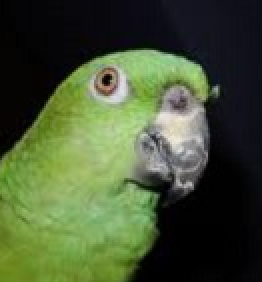
#> input picture beo.png, 131 x 141 px (shown 2 times larger)
$ jupyter execute Grayscale.ipynb
#> lines starting #> are read from the running program, lines starting #| are printed output that depends on the picture
grayscale

[cell 1]
import cv2

# Load our input image
image = cv2.imread('beo.png')
#> image is the input picture: shape (141, 131, 3); mean B, G, R 52.1, 83.4, 69.4
cv2.imshow('Original', image)
cv2.waitKey()

# We use cvtColor, to convert to grayscale
gray_image = cv2.cvtColor(image, cv2.COLOR_BGR2GRAY)
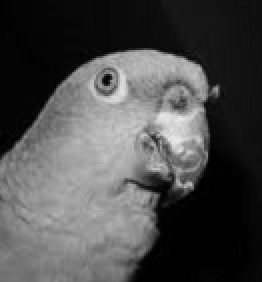
#> gray_image: shape (141, 131) (shown 2 times larger); min 0, max 235, mean 75.6

cv2.imshow('Grayscale', gray_image)
cv2.waitKey(3)
cv2.destroyAllWindows()

# printing out the dimensions of the image
# entering an array and it contains a tuple
# Two dimensions of height and widths
# the third column represent the rgb values of the image
print(image.shape)
#| (141, 131, 3)

# Isolating the height and the width
print("Height of Image:", int(image.shape[0]), 'pixels')
#| Height of Image: 141 pixels
print("Widht of Image:", int(image.shape[1]), 'pixels')
#| Widht of Image: 131 pixels

# saving images
# cv2.imwrite('output.jpg', image)
# cv2.imwrite('output.png', image)
cv2.imwrite('gray.jpg', gray_image)
cv2.imshow('Grayscale', gray_image)
cv2.waitKey(0)
cv2.destroyAllWindows()

[cell 2]
import numpy as np
import cv2
from matplotlib import pyplot as plt

def sobelOperator(img):
    container = np.copy(img)
    size = container.shape
#> size = (141, 131)
    for i in range(1, size[0] - 1):
        for j in range(1, size[1] - 1):
            gx = (img[i - 1][j + 1] + 2*img[i][j + 1] + img[i + 1][j + 1]) - (img[i - 1][j - 1] + 2*img[i][j - 1] + img[i + 1][j - 1])
            gy = (img[i - 1][j - 1] + 2*img[i - 1][j] + img[i - 1][j + 1]) - (img[i + 1][j - 1] + 2*img[i + 1][j] + img[i + 1][j + 1])
            container[i][j] = min(255, np.sqrt(gx**2 + gy**2))
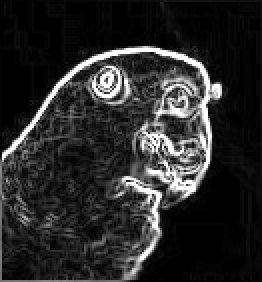
#> container: shape (141, 131) (shown 2 times larger); min 0, max 255, mean 42.2
    return container
    pass

img = cv2.cvtColor(cv2.imread("beo.png"), cv2.COLOR_BGR2GRAY)
img = sobelOperator(img)
img = cv2.cvtColor(img, cv2.COLOR_GRAY2RGB)
plt.imshow(img)
plt.show()

$ run again, with img.png copied over beo.png
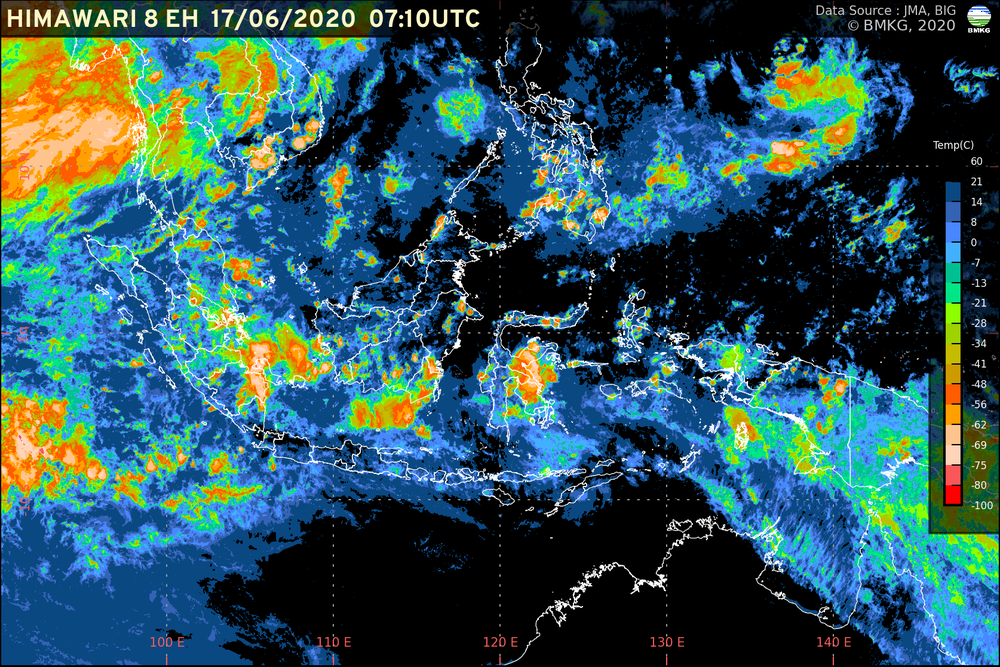
#> input picture img.png, 1000 x 667 px, shrunk from 1674 x 1116 before the run
#> image is the input picture: shape (667, 1000, 3); mean B, G, R 92.5, 85.7, 47.6
#> `gray_image = cv2.cvtColor(image, cv2.COLOR_BGR2GRAY)`:
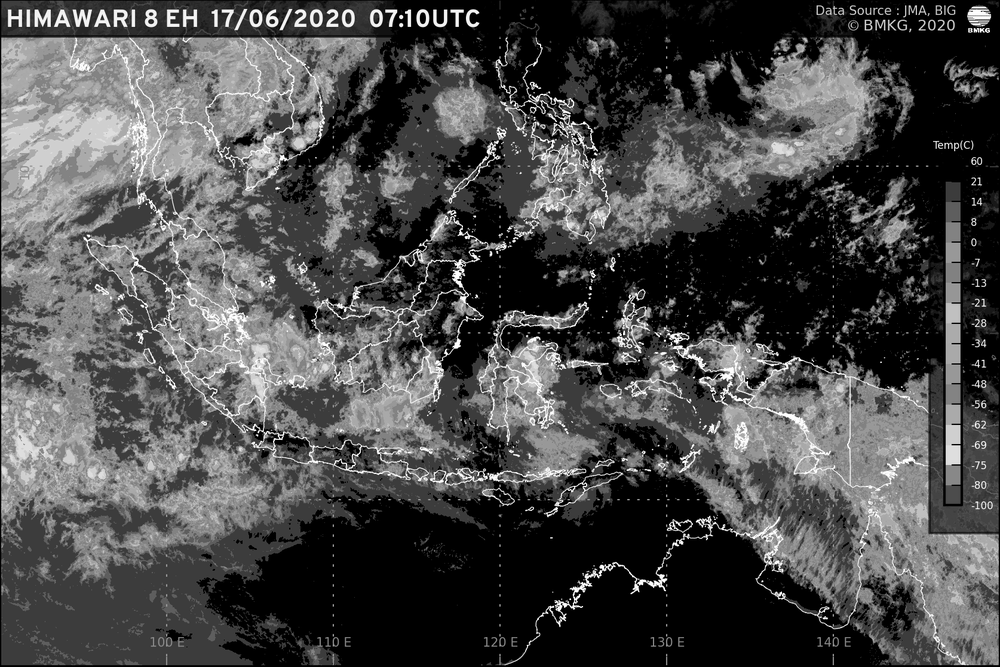
#> gray_image: shape (667, 1000); min 0, max 255, mean 75.1
#| (667, 1000, 3)
#| Height of Image: 667 pixels
#| Widht of Image: 1000 pixels
#> after the loop in sobelOperator, `for i in range(1, size[0] - 1):`:
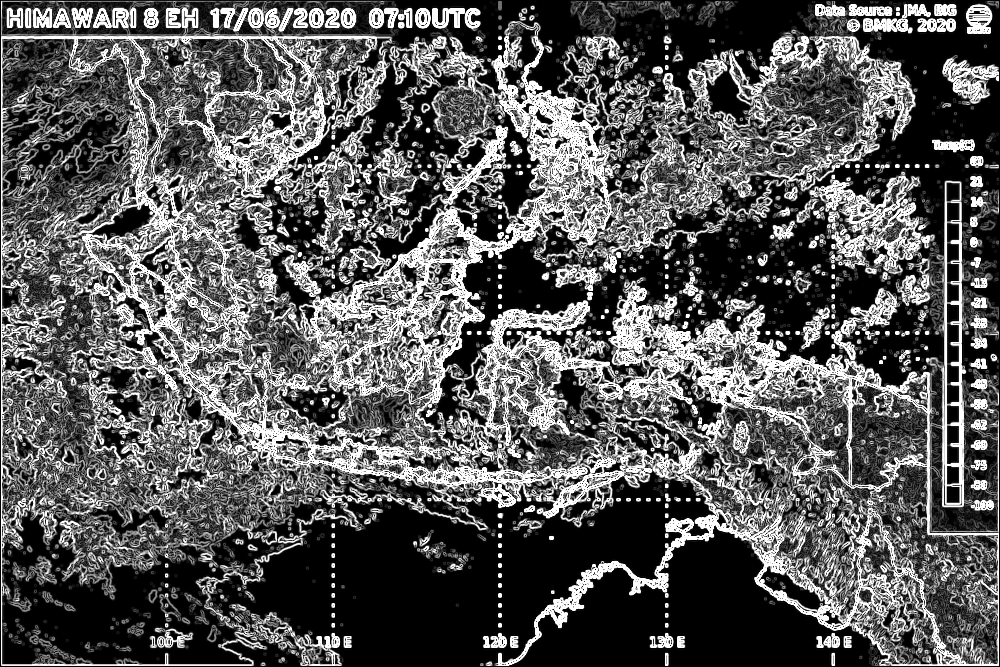
#> container: shape (667, 1000); min 0, max 255, mean 89.4
